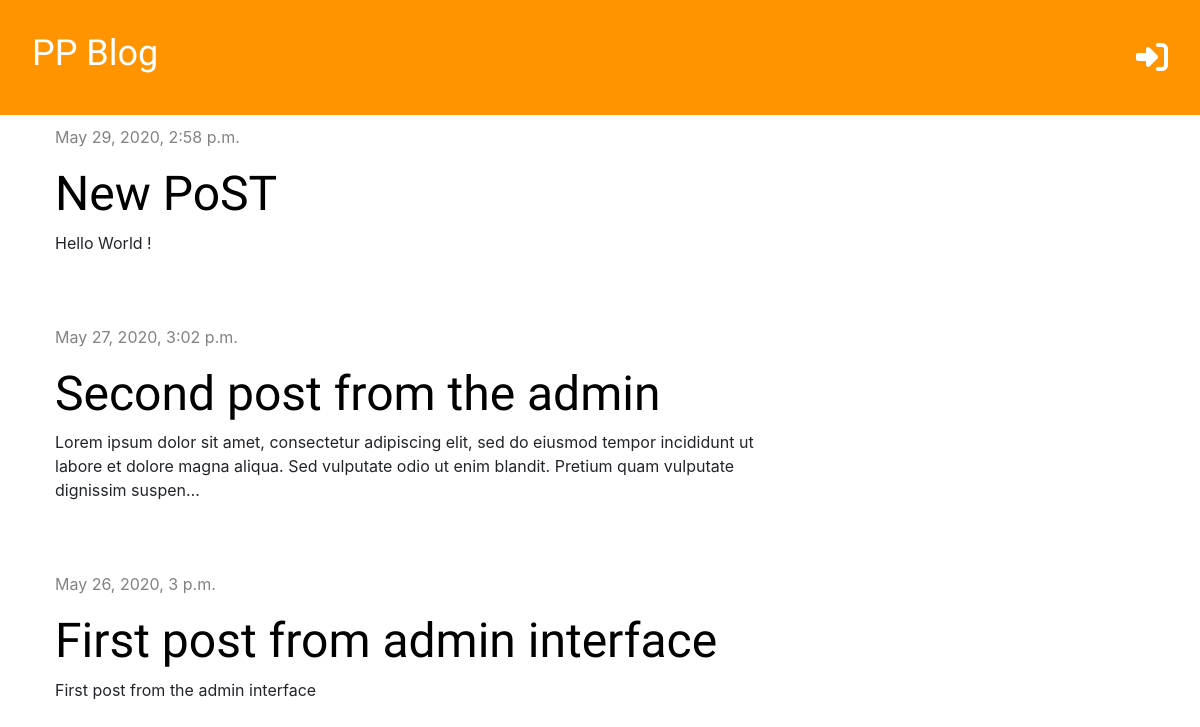
/, run on an earlier commit of the app's database.
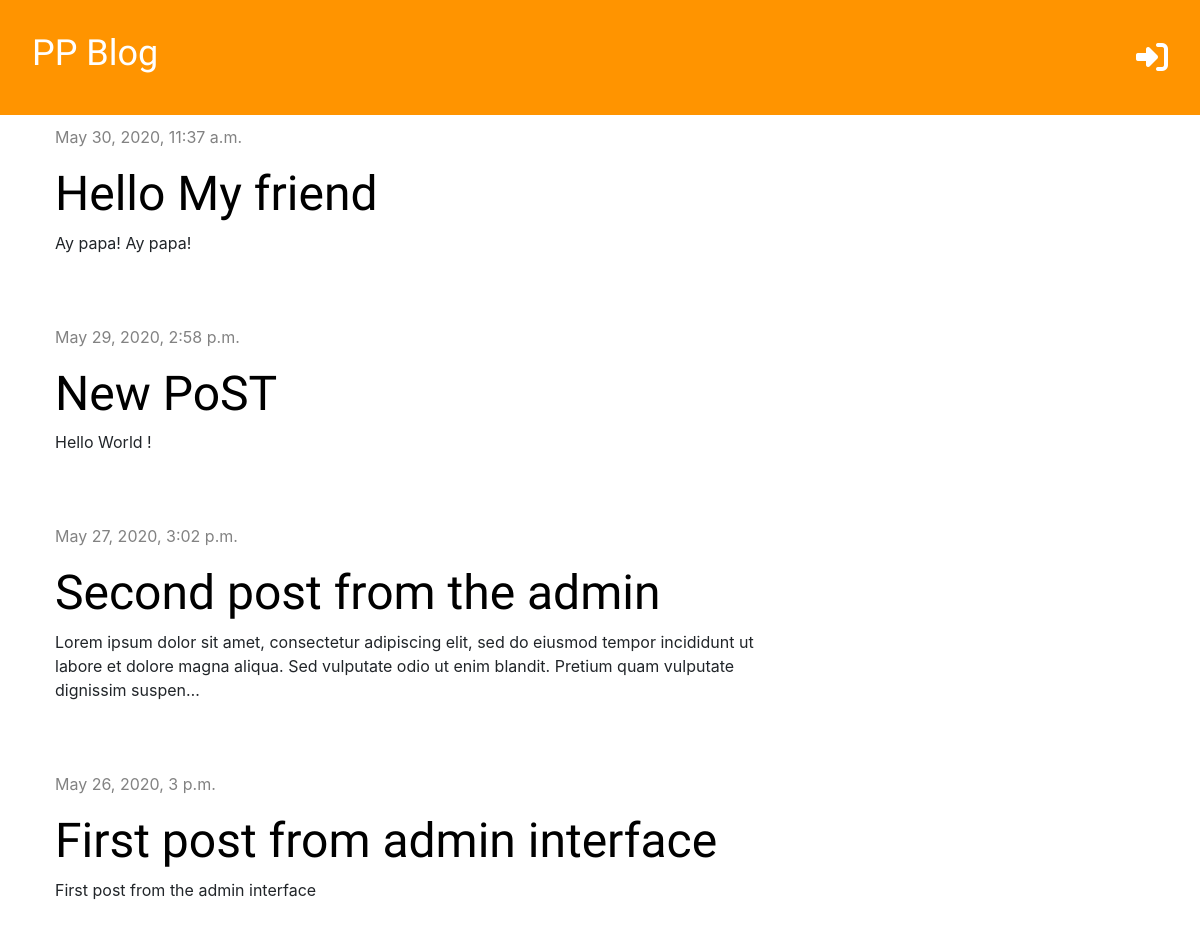
And on a later commit of the database.
### blog/models.py (models this page shows, shortened)
class Post(models.Model):
    author = models.ForeignKey('auth.User', on_delete=models.CASCADE)
    title = models.CharField(max_length=200)
    text = models.TextField()
    created_date = models.DateTimeField(default=timezone.now)
    published_date = models.DateTimeField(blank=True, null=True)

### blog/views.py (the view)
# urls.py: path('', views.post_list, name='post_list'),
def post_list(request):
    posts = Post.objects.filter(published_date__lte=timezone.now()).order_by('-published_date')
    stuff_for_frontend = {'posts': posts}
    return render(request, 'blog/post_list.html', stuff_for_frontend)

### blog/templates/blog/post_list.html (shortened to what this page needs)
{% extends 'blog/base.html' %}
{% block content %}
    {% for post in posts %}
        <div class="post">
            <p class="date">{{ post.published_date }}</p>
            <h1><a href="{% url 'post_detail' pk=post.pk %}">{{ post.title }}</a></h1>
            <p>{{ post.text|truncatechars:200|linebreaksbr }}</p>
        </div>
    {% endfor %}
{% endblock content %}

### blog/templates/blog/base.html (shortened to what this page needs)
{% load static %}
<!DOCTYPE html>
<html lang="en">
<head>
    <link rel="stylesheet" href="https://maxcdn.bootstrapcdn.com/bootstrap/4.0.0/css/bootstrap.min.css">
    <link href="{% static 'css/blog.css' %}" rel="stylesheet" type="text/css">
</head>
<body>
    <div class="page-header">
        <h1><a href="{% url 'post_list' %}">PP Blog</a></h1>
        {% if user.is_authenticated %}
            <div class="top-menu">
                <a href="{% url 'post_new' %}"><i class="fas fa-plus-circle fa-2x top-menu__icon"></i></a>
                <a href="{% url 'post_draft_list' %}"><i class="fas fa-pencil-ruler fa-2x top-menu__icon"></i></a>
                <div class="top-menu__user">
                    <p>Hello, {{ user.username }}<a href="{% url 'logout' %}"></p>
                        <i class="fas fa-sign-out-alt fa-2x top-menu__user__icon"></i></a>
                </div>
            </div>
        {% else %}
            <a href="{% url 'login' %}"><i class="fas fa-sign-in-alt fa-2x top-menu__icon"></i></a>
        {% endif %}
    </div>
    <div class="content container">
        <div class="row">
            <div class="col-md-8">
               {% block content %}
               {% endblock %}
            </div>
        </div>
    </div>
</body>
</html>

### blog/static/css/blog.css (style rules this page uses)
h1, h2, h3, h4 { font-family: 'Tangerin', 'Inconsolata', 'Droid Sans', serif ; font-size: 48px; }
.page-header { background-color: #ff9400; padding: 2em; margin-top: 0; display: flex; flex-direction: row; justify-content: space-between; align-items: center; }
.page-header h1, .page-header h1 a { color: #ffffff; font-size: 36px; text-decoration: none; }
.top-menu__icon { color: #ffffff; margin-left: 20px; }
.content { margin-left: 40px; }
.date { color: #828282; }
.post { margin-bottom: 70px; margin-top: 10px; }
.post h1 a { color: #000000; text-decoration: none; }

What changed in the data, as far as the page shows it:
added Post: published_date "May 30, 2020, 11:37 a.m.", title "Hello My friend", text "Ay papa! Ay papa!"
